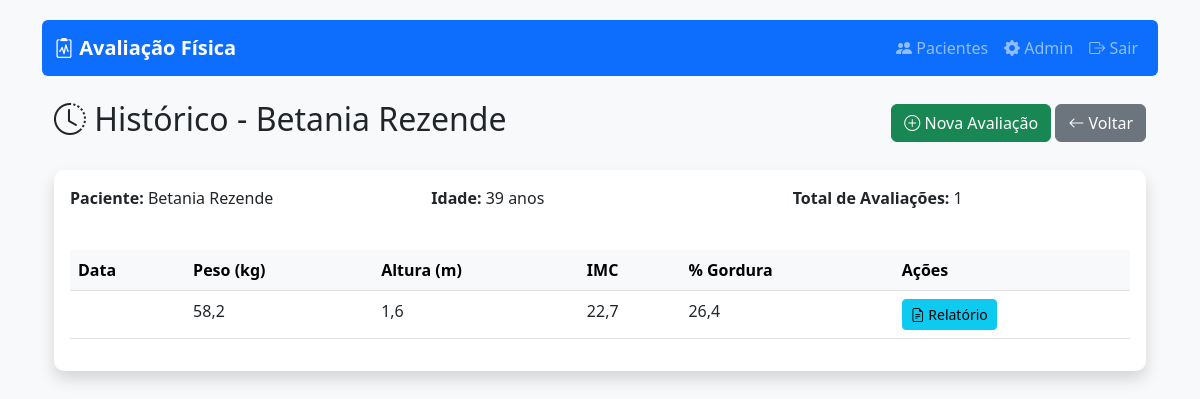
Page /pacientes/6/historico/ (signed in) on the earlier database version.
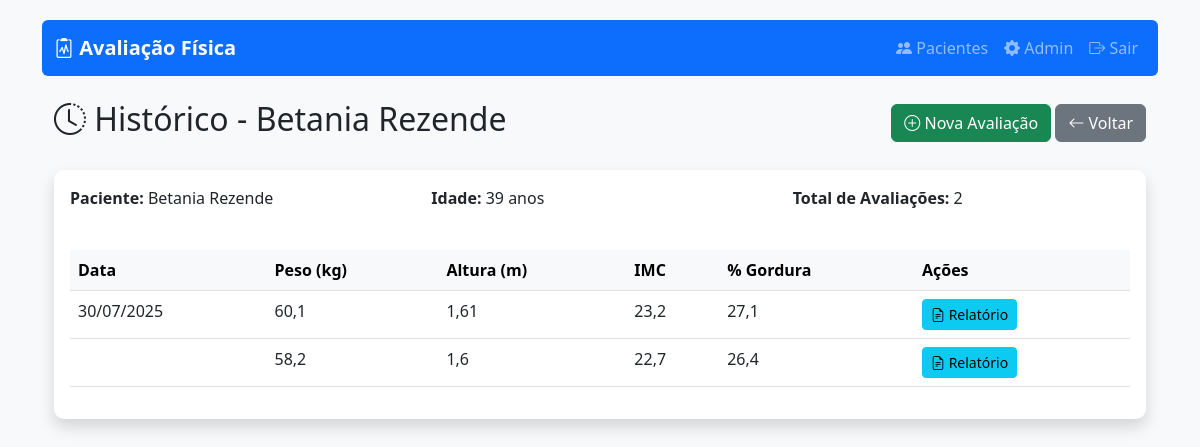
Same page on the later database version.
### avaliacao/models.py (models this page shows, shortened)
class Avaliacao(models.Model):
    PROTOCOLOS = [
        ('POLLOCK_7', 'Pollock 7 Dobras'),
        ('FALKNER_4', 'Falkner 4 Dobras'),
    ]
    protocolo = models.CharField(
        max_length=10,
        choices=PROTOCOLOS,
        default='POLLOCK_7'
    )
    paciente = models.ForeignKey(Paciente, on_delete=models.CASCADE, related_name='avaliacoes')
    data_avaliacao = models.DateField()  # Removido o 'default' (agora será obrigatório preencher)
    altura = models.FloatField(help_text="Altura em metros")
    peso = models.FloatField(help_text="Peso em kg")
    percentual_gordura = models.FloatField(verbose_name="% Gordura")
    massa_magra = models.FloatField()
    gordura_visceral = models.IntegerField()
    tmb = models.IntegerField(verbose_name="Taxa Metabólica Basal")
    idade_metabolica = models.IntegerField()
    observacoes = models.TextField(blank=True)
    torax = models.FloatField('Tórax', null=True, blank=True)
    triceps = models.FloatField('Tríceps', null=True, blank=True)
    abdominal = models.FloatField('Abdominal', null=True, blank=True)
    coxa = models.FloatField('Coxa', null=True, blank=True)
    axilar_media = models.FloatField('Axilar Média', null=True, blank=True)
    subescapular = models.FloatField('Subescapular', null=True, blank=True)
    suprailiaca = models.FloatField('Supra-ilíaca', null=True, blank=True)
    braco_direito = models.FloatField('Braço Direito (mm)', null=True, blank=True)
    braco_esquerdo = models.FloatField('Braço Esquerdo (mm)', null=True, blank=True)
    antebraco_direito = models.FloatField('Antebraço Direito (mm)', null=True, blank=True)
    antebraco_esquerdo = models.FloatField('Antebraço Esquerdo (mm)', null=True, blank=True)
    cintura = models.FloatField('Cintura (mm)', null=True, blank=True)
    quadril = models.FloatField('Quadril (mm)', null=True, blank=True)
    tronco = models.FloatField('Tronco (mm)', null=True, blank=True)
    abdomen = models.FloatField('Abdômen (mm)', null=True, blank=True)
    coxa_direita = models.FloatField('Coxa Direita (mm)', null=True, blank=True)
    coxa_esquerda = models.FloatField('Coxa Esquerda (mm)', null=True, blank=True)
    panturrilha_direita = models.FloatField('Panturrilha Direita (mm)', null=True, blank=True)
    panturrilha_esquerda = models.FloatField('Panturrilha Esquerda (mm)', null=True, blank=True)
    class Meta:
        ordering = ['-data_avaliacao']
    @property
    def imc(self):
        return self.peso / (self.altura ** 2)

### avaliacao/views.py (the view)
# urls.py: path('pacientes/<int:paciente_id>/historico/', views.historico_avaliacoes, name='historico_avaliacoes'),
@login_required
def historico_avaliacoes(request, paciente_id):
    paciente = get_object_or_404(Paciente, pk=paciente_id)
    avaliacoes = Avaliacao.objects.filter(paciente=paciente).order_by('-data_avaliacao')
    return render(request, 'avaliacao/historico.html', {
        'paciente': paciente,
        'avaliacoes': avaliacoes,
        'titulo': f'Histórico - {paciente.nome}'
    })

### avaliacao/models.py (called while the page is built)
    @property
    def idade(self):
        hoje = date.today()
        return hoje.year - self.data_nascimento.year - (
            (hoje.month, hoje.day) < (self.data_nascimento.month, self.data_nascimento.day)
        )

### avaliacao/templates/avaliacao/historico.html
{% extends 'avaliacao/base.html' %}
{% block content %}
<div class="container mt-4">
    <div class="d-flex justify-content-between align-items-center mb-4">
        <h2>
            <i class="bi bi-clock-history"></i>
            {{ titulo }}
        </h2>
        <div>
            <a href="{% url 'avaliacao:nova_avaliacao' paciente.id %}" class="btn btn-success">
                <i class="bi bi-plus-circle"></i> Nova Avaliação
            </a>
            <a href="{% url 'avaliacao:lista_pacientes' %}" class="btn btn-secondary">
                <i class="bi bi-arrow-left"></i> Voltar
            </a>
        </div>
    </div>
    <div class="card shadow">
        <div class="card-body">
            <div class="row mb-4">
                <div class="col-md-4">
                    <p><strong>Paciente:</strong> {{ paciente.nome }}</p>
                </div>
                <div class="col-md-4">
                    <p><strong>Idade:</strong> {{ paciente.idade }} anos</p>
                </div>
                <div class="col-md-4">
                    <p><strong>Total de Avaliações:</strong> {{ avaliacoes.count }}</p>
                </div>
            </div>
            {% if avaliacoes %}
            <div class="table-responsive">
                <table class="table table-hover">
                    <thead class="table-light">
                        <tr>
                            <th>Data</th>
                            <th>Peso (kg)</th>
                            <th>Altura (m)</th>
                            <th>IMC</th>
                            <th>% Gordura</th>
                            <th>Ações</th>
                        </tr>
                    </thead>
                    <tbody>
                        {% for avaliacao in avaliacoes %}
                        <tr>
                            <td>{{ avaliacao.data_avaliacao|date:"d/m/Y" }}</td>
                            <td>{{ avaliacao.peso }}</td>
                            <td>{{ avaliacao.altura }}</td>
                            <td>{{ avaliacao.imc|floatformat:1 }}</td>
                            <td>{{ avaliacao.percentual_gordura }}</td>
                            <td>
                                <a href="{% url 'avaliacao:relatorio_completo' avaliacao.id %}"
                                   class="btn btn-sm btn-info"
                                   title="Ver Relatório">
                                    <i class="bi bi-file-earmark-text"></i> Relatório
                                </a>
                            </td>
                        </tr>
                        {% empty %}
                        <tr>
                            <td colspan="6" class="text-center">Nenhuma avaliação encontrada.</td>
                        </tr>
                        {% endfor %}
                    </tbody>
                </table>
            </div>
            {% else %}
            <div class="alert alert-info">
                Nenhuma avaliação registrada para este paciente.
            </div>
            {% endif %}
        </div>
    </div>
</div>
{% endblock %}

Differences in the rows shown:
added Avaliacao: data_avaliacao "30/07/2025", peso "60,1", altura "1,61", imc "23,2", percentual_gordura "27,1"
Other differences:
{{ avaliacoes.count }}: "1" → "2"
